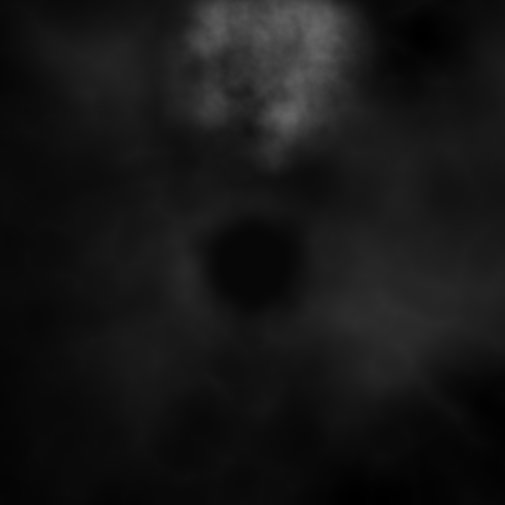
#> input picture terrain/forge_servetest.png, 1009 x 1009 px (shown at 1/2 size)
$ python classify_topdown.py ../terrain/forge_servetest.png --out-dir out
#> lines starting #> are read from the running program, lines starting #| are printed output that depends on the picture; after the words box and inside, x2 and y2 are one past the last pixel; in counts of white or black regions, pixels touching at a corner belong together; long printed decimals are rounded
# COPIED 2026-10-10 from C:/Users/Admin/Gemini2UE/scripts/classify_topdown.py (sha256 1fc59680b56abecd...). Town-from-image adapter for plan.layout "image".
# Dependencies (standing rule 5): opencv-contrib-python 5.0 (cv2.ximgproc), shapely 2.2.0, sknw 0.15, numba 0.68.0 (host Python 3.12, pip).
"""classify_topdown.py - split a painted top-down map into colour classes as 8-bit masks.

Purpose: a Gemini top-down map (terrain or town) is painted in a handful of
colours (water, grass, forest, rock, snow, roads, roofs). K-means in CIE Lab
space (OpenCV, installed on the host) clusters the pixels; each cluster becomes
one 8-bit greyscale mask PNG, resized to the target landscape size, which is
the format Epic documents for layer weightmaps (one 8-bit single-channel image
per layer at the landscape's resolution). The palette JSON records the mean
colour of every cluster and its pixel share so a reader (Claude or a person)
can NAME the clusters afterwards; this tool never guesses what a colour means.

Masks are soft: a Gaussian blur of --feather pixels on the hard cluster mask
avoids one-pixel steps at the edges. The masks of all clusters sum to 255 at
every pixel before feathering; after feathering the sum stays within a few
units, which the report measures.

Usage:
    python scripts/classify_topdown.py refs/topdown/valley_map.png --k 6 --size 1009 --out-dir data/layers/valley

Exit codes: 0 written, 2 bad input.
"""
from __future__ import annotations

import argparse
import hashlib
import json
import os
import sys

import cv2
import numpy as np

LEGAL = (505, 1009, 2017, 4033, 8129)

try:
    sys.stdout.reconfigure(encoding="utf-8", errors="replace")
except Exception:
    pass


def sha256_of(path: str) -> str:
    h = hashlib.sha256()
    with open(path, "rb") as fh:
        for chunk in iter(lambda: fh.read(1 << 20), b""):
            h.update(chunk)
    return h.hexdigest()


def main(argv=None) -> int:
    ap = argparse.ArgumentParser(description=__doc__, formatter_class=argparse.RawDescriptionHelpFormatter)
    ap.add_argument("src")
    ap.add_argument("--k", type=int, default=6)
    ap.add_argument("--size", type=int, default=1009, choices=LEGAL, help="output mask size (match the heightmap)")
    ap.add_argument("--feather", type=float, default=1.5, help="Gaussian sigma in output pixels")
    ap.add_argument("--out-dir", required=True)
    ap.add_argument("--seed", type=int, default=1)
    a = ap.parse_args(argv)

    bgr = cv2.imread(a.src, cv2.IMREAD_COLOR)
#> bgr is the input picture: shape (1009, 1009, 3); min 0, max 104, mean 22.1
    if bgr is None:
        print(f"ERROR: cannot read {a.src}")
        return 2
    h, w = bgr.shape[:2]
#> h = 1009; w = 1009
    side = min(h, w)
#> side = 1009
    top, left = (h - side) // 2, (w - side) // 2
#> top = 0; left = 0
    sq = bgr[top:top + side, left:left + side]
    work = cv2.resize(sq, (a.size, a.size), interpolation=cv2.INTER_AREA)
    lab = cv2.cvtColor(work, cv2.COLOR_BGR2LAB).reshape(-1, 3).astype(np.float32)

    cv2.setRNGSeed(a.seed)
    criteria = (cv2.TERM_CRITERIA_EPS + cv2.TERM_CRITERIA_MAX_ITER, 50, 0.5)
    _, labels, centres = cv2.kmeans(lab, a.k, None, criteria, 5, cv2.KMEANS_PP_CENTERS)
#> centres = [[7.1, 128, 128], [65.48, 128, 128], [25.32, 128, 128], [15.49, 128, 128], [38.93, 128, 128], [88.76, 128, 128]]
    labels = labels.reshape(a.size, a.size)
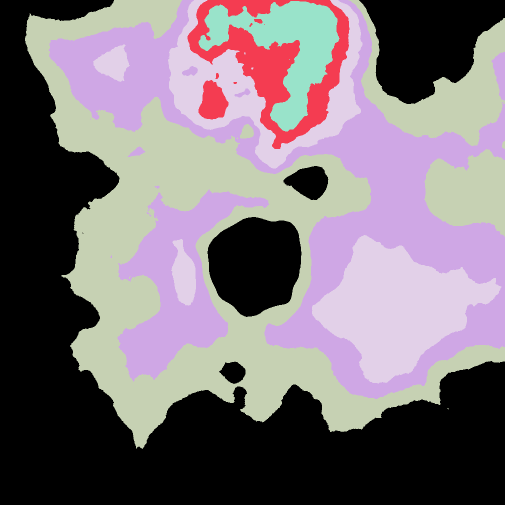
#> labels: shape (1009, 1009) int32 (shown at 1/2 size); 6 distinct labels, from 0 to 5; one colour per label, 0 black

    # order clusters by share, largest first, so names are stable across runs
    shares = np.bincount(labels.ravel(), minlength=a.k) / float(a.size * a.size)
#> shares = [0.39, 0.0327, 0.194, 0.258, 0.0976, 0.0276]
    order = np.argsort(-shares)
#> order = [0, 3, 2, 4, 1, 5]
    remap = {int(old): int(new) for new, old in enumerate(order)}
#> remap = {0: 0, 3: 1, 2: 2, 4: 3, 1: 4, 5: 5}
    labels = np.vectorize(remap.get)(labels)
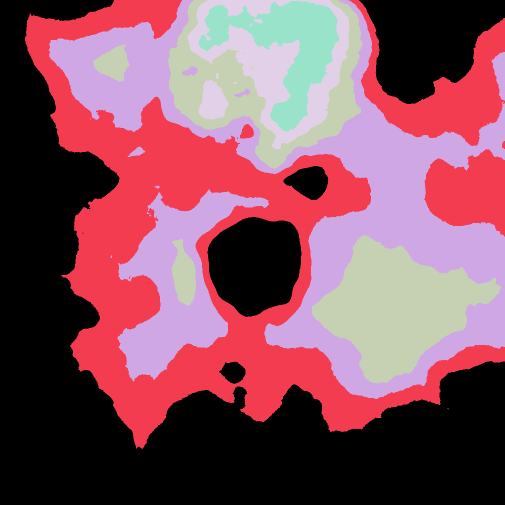
#> labels: shape (1009, 1009) int64 (shown at 1/2 size); 6 distinct labels, from 0 to 5; one colour per label, 0 black
    centres = centres[order]
#> centres = [[7.1, 128, 128], [15.49, 128, 128], [25.32, 128, 128], [38.93, 128, 128], [65.48, 128, 128], [88.76, 128, 128]]
    shares = shares[order]
#> shares = [0.39, 0.258, 0.194, 0.0976, 0.0327, 0.0276]

    os.makedirs(a.out_dir, exist_ok=True)
    stem = os.path.splitext(os.path.basename(a.src))[0]
    palette = []
    masks = []
    for c in range(a.k):
        hard = (labels == c).astype(np.float32)
        soft = cv2.GaussianBlur(hard, (0, 0), a.feather) if a.feather > 0 else hard
        masks.append(soft)
        lab_c = np.uint8([[centres[c]]])
        bgr_c = cv2.cvtColor(lab_c, cv2.COLOR_LAB2BGR)[0, 0]
        rgb_c = [int(bgr_c[2]), int(bgr_c[1]), int(bgr_c[0])]
        p = os.path.join(a.out_dir, f"{stem}_class{c:02d}.png")
        cv2.imwrite(p, np.round(np.clip(soft, 0, 1) * 255).astype(np.uint8))
        palette.append({"class": c, "mean_rgb": rgb_c, "hex": "#%02x%02x%02x" % tuple(rgb_c),
                        "share": float(shares[c]), "mask": os.path.abspath(p), "name": None,
                        "_name": "to be filled by the reader after looking at the swatch and the source image"})
#> this loop made 6 passes
#> (lab_c, rgb_c) on passes 1, 2, 3, 5, 6: ([[7, 128, 128]], [10, 10, 10]), ([[15, 128, 128]], [19, 19, 19]), ([[25, 128, 128]], [27, 27, 27]), ([[65, 128, 128]], [60, 60, 60]), ([[88, 128, 128]], [81, 81, 81])
#> (lab_c, bgr_c, rgb_c) on pass 4: ([[38, 127, 127]], [39, 38, 35], [35, 38, 39])
#> pass 1, in main, `hard = (labels == c).astype(np.float32)`:
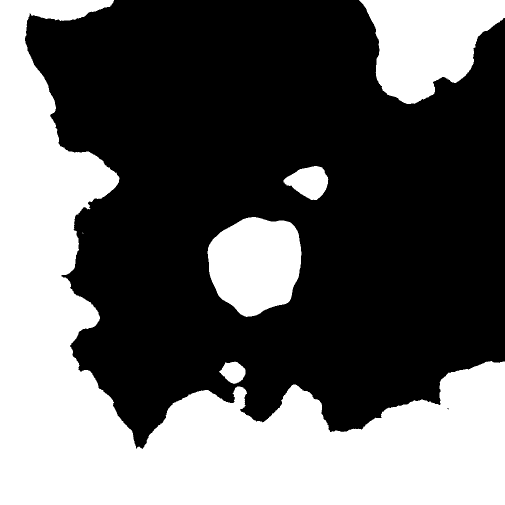
#> hard: shape (1009, 1009) float32 (shown at 1/2 size); values 0 (black) and 1 (white), 39% white; 6 white regions (1 under 20 px), largest, box (x1, y1, x2, y2) and area: (0, 0, 1009, 1009) 323254, (718, 0, 1009, 208) 39195, (415, 434, 603, 634) 28917, (567, 332, 657, 400) 3972, (438, 723, 491, 768) 1581
#> pass 2, in main, `hard = (labels == c).astype(np.float32)`:
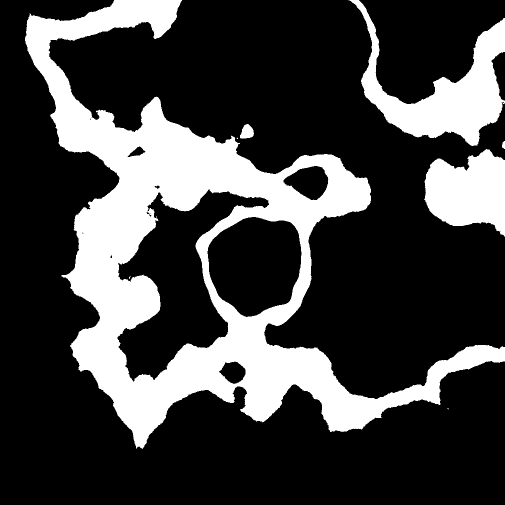
#> hard: shape (1009, 1009) float32 (shown at 1/2 size); values 0 (black) and 1 (white), 25.8% white; 10 white regions (5 under 20 px), largest, box (x1, y1, x2, y2) and area: (50, 0, 1009, 898) 211683, (697, 0, 1009, 292) 30414, (848, 298, 1009, 473) 19803, (480, 248, 508, 277) 582, (1004, 282, 1009, 298) 59
#> after the loop:
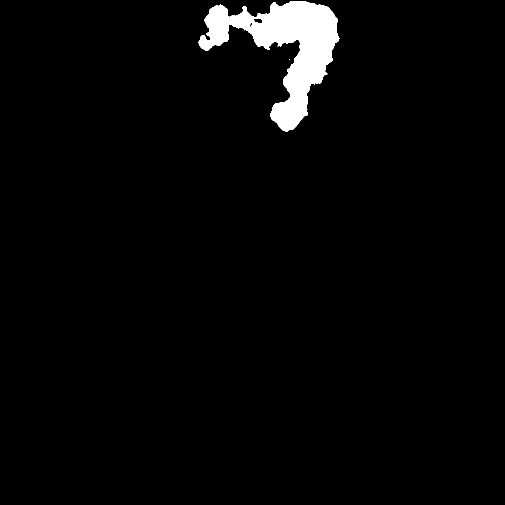
#> hard: shape (1009, 1009) float32 (shown at 1/2 size); values 0 (black) and 1 (white), 2.8% white; 2 white regions (1 under 20 px), largest, box (x1, y1, x2, y2) and area: (397, 2, 679, 263) 28105
#> after the loop, masks = 6 items; palette = 6 items

    total = np.sum(masks, axis=0)
    # a colour swatch sheet so the clusters can be named by eye
    sw = np.zeros((64, 64 * a.k, 3), np.uint8)
#> sw: shape (64, 384, 3); every value is 0
    for c in range(a.k):
        rgb = palette[c]["mean_rgb"]
        sw[:, c * 64:(c + 1) * 64] = (rgb[2], rgb[1], rgb[0])
#> this loop made 6 passes
#> rgb on passes 1 to 6: [10, 10, 10], [19, 19, 19], [27, 27, 27], [35, 38, 39], [60, 60, 60], [81, 81, 81]
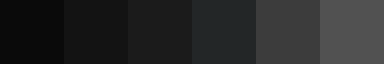
#> sw: shape (64, 384, 3); mean of channels 0, 1, 2 39.3, 39.2, 38.7; drawn as B, G, R
    swatch = os.path.join(a.out_dir, f"{stem}_swatches.png")
    cv2.imwrite(swatch, sw)
    # a labelled preview: each pixel painted with its cluster mean colour
    prev = np.zeros_like(work)
#> prev: shape (1009, 1009, 3); every value is 0
    for c in range(a.k):
        rgb = palette[c]["mean_rgb"]
        prev[labels == c] = (rgb[2], rgb[1], rgb[0])
    preview = os.path.join(a.out_dir, f"{stem}_clusters.png")
    cv2.imwrite(preview, prev)

    report = {
        "source": os.path.abspath(a.src), "source_sha256": sha256_of(a.src),
        "source_size_px": [w, h], "crop": [left, top, side, side],
        "size_px": [a.size, a.size], "k": a.k, "feather_sigma_px": a.feather,
        "mask_sum_min_max": [float(total.min()), float(total.max())],
        "palette": palette, "swatches": os.path.abspath(swatch), "clusters_preview": os.path.abspath(preview),
        "ue_note": "each mask is an 8-bit single-channel PNG at the landscape resolution, the weightmap format Epic documents; name the classes, then map names to landscape layers",
    }
    with open(os.path.join(a.out_dir, f"{stem}_classes.json"), "w", encoding="utf-8") as fh:
        json.dump(report, fh, indent=1)
    print(json.dumps({k: report[k] for k in ("size_px", "k", "mask_sum_min_max")}, indent=1))
#| {
#|  "size_px": [
#|   1009,
#|   1009
#|  ],
#|  "k": 6,
#|  "mask_sum_min_max": [
#|   1,
#|   1.000
#|  ]
#| }
    for p in palette:
        print(f"  class {p['class']:02d}  {p['hex']}  share {p['share']:.3f}")
#> this loop made 6 passes
#|   class 00  #0a0a0a  share 0.390
#|   class 01  #131313  share 0.258
#|   class 02  #1b1b1b  share 0.194
#|   class 03  #232627  share 0.098
#|   class 04  #3c3c3c  share 0.033
#|   class 05  #515151  share 0.028
    print("swatches:", swatch)
#| swatches: out/forge_servetest_swatches.png
    return 0


if __name__ == "__main__":
    sys.exit(main())
#> (the program exits here)

$ run again, on terrain/canyon.png
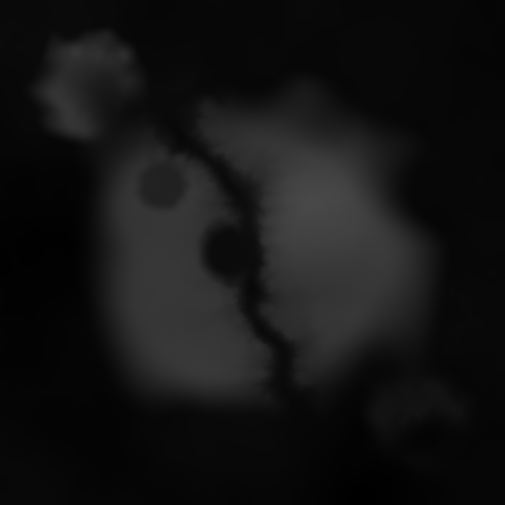
#> input picture terrain/canyon.png, 1009 x 1009 px (shown at 1/2 size)
#> in main, bgr is the input picture: shape (1009, 1009, 3); min 0, max 73, mean 19.6
#> in main, `_, labels, centres = cv2.kmeans(lab, a.k, None, criteria, 5, cv2.KMEAN..`: centres = [[4.83, 128, 128], [56.27, 128, 128], [29.07, 128, 128], [70.67, 128, 128], [14.3, 128, 128], [42.6, 128, 128]]
#> in main, `shares = np.bincount(labels.ravel(), minlength=a.k) / float(a.size * a..`: shares = [0.604, 0.127, 0.0701, 0.03, 0.0936, 0.0758]
#> order = [0, 1, 4, 5, 2, 3]
#> remap = {0: 0, 1: 1, 4: 2, 5: 3, 2: 4, 3: 5}
#> in main, `centres = centres[order]`: centres = [[4.83, 128, 128], [56.27, 128, 128], [14.3, 128, 128], [42.6, 128, 128], [29.07, 128, 128], [70.67, 128, 128]]
#> in main, `shares = shares[order]`: shares = [0.604, 0.127, 0.0936, 0.0758, 0.0701, 0.03]
#> the loop in main, `for c in range(a.k):` made 6 passes
#> (lab_c, rgb_c) on passes 1, 3, 4, 5, 6: ([[4, 128, 128]], [6, 6, 6]), ([[14, 128, 128]], [18, 18, 18]), ([[42, 128, 128]], [41, 41, 41]), ([[29, 128, 128]], [30, 30, 30]), ([[70, 128, 128]], [65, 65, 65])
#> pass 1, in main, `hard = (labels == c).astype(np.float32)`:
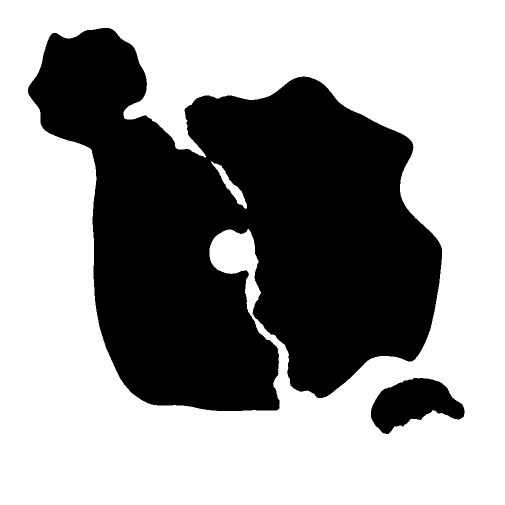
#> hard: shape (1009, 1009) float32 (shown at 1/2 size); values 0 (black) and 1 (white), 60.4% white; 2 black regions, box (x1, y1, x2, y2) and area: (56, 56, 884, 822) 390804, (742, 756, 929, 868) 12535
#> after the loop in main, `for c in range(a.k):`: masks = 6 items
#> the loop in main, `for c in range(a.k):` made 6 passes
#> rgb on passes 1 to 6: [6, 6, 6], [53, 52, 52], [18, 18, 18], [41, 41, 41], [30, 30, 30], [65, 65, 65]
#> after the loop in main, `for c in range(a.k):`:
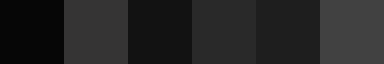
#> sw: shape (64, 384, 3); mean of channels 0, 1, 2 35.3, 35.3, 35.5; drawn as B, G, R
#| {
#|  "size_px": [
#|   1009,
#|   1009
#|  ],
#|  "k": 6,
#> (further printed lines are left out)
#> the loop in main, `for p in palette:` made 6 passes
#|   class 00  #060606  share 0.604
#|   class 01  #353434  share 0.127
#|   class 02  #121212  share 0.094
#|   class 03  #292929  share 0.076
#|   class 04  #1e1e1e  share 0.070
#> (further printed lines are left out)
#| swatches: out/canyon_swatches.png

$ run again, on terrain/canyon_deposition.png
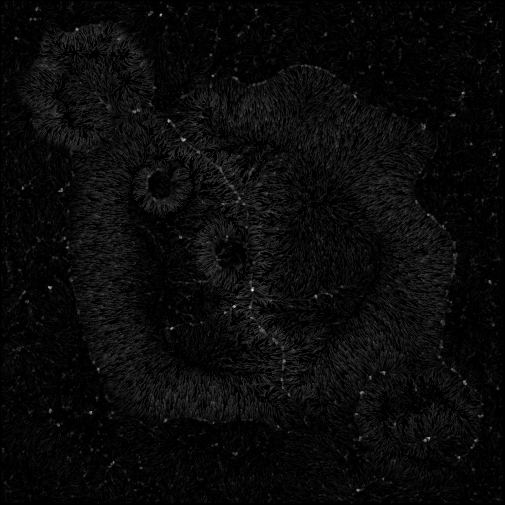
#> input picture terrain/canyon_deposition.png, 1009 x 1009 px (shown at 1/2 size)
#> in main, bgr is the input picture: shape (1009, 1009, 3); min 0, max 255, mean 9.8
#> in main, `_, labels, centres = cv2.kmeans(lab, a.k, None, criteria, 5, cv2.KMEAN..`: centres = [[0.59, 128, 128], [45.43, 128, 128], [15.67, 128, 128], [92.37, 128, 128], [7.32, 128, 128], [28.8, 128, 128]]
#> in main, `shares = np.bincount(labels.ravel(), minlength=a.k) / float(a.size * a..`: shares = [0.548, 0.0485, 0.104, 0.00357, 0.204, 0.092]
#> order = [0, 4, 2, 5, 1, 3]
#> remap = {0: 0, 4: 1, 2: 2, 5: 3, 1: 4, 3: 5}
#> in main, `centres = centres[order]`: centres = [[0.59, 128, 128], [7.32, 128, 128], [15.67, 128, 128], [28.8, 128, 128], [45.43, 128, 128], [92.37, 128, 128]]
#> in main, `shares = shares[order]`: shares = [0.548, 0.204, 0.104, 0.092, 0.0485, 0.00357]
#> the loop in main, `for c in range(a.k):` made 6 passes
#> (lab_c, rgb_c) on passes 1, 2, 3, 5, 6: ([[0, 128, 128]], [0, 0, 0]), ([[7, 128, 128]], [10, 10, 10]), ([[15, 128, 128]], [19, 19, 19]), ([[45, 128, 128]], [43, 43, 43]), ([[92, 128, 128]], [85, 85, 85])
#> pass 1, in main, `soft = cv2.GaussianBlur(hard, (0, 0), a.feather) if a.feather > 0 else..`:
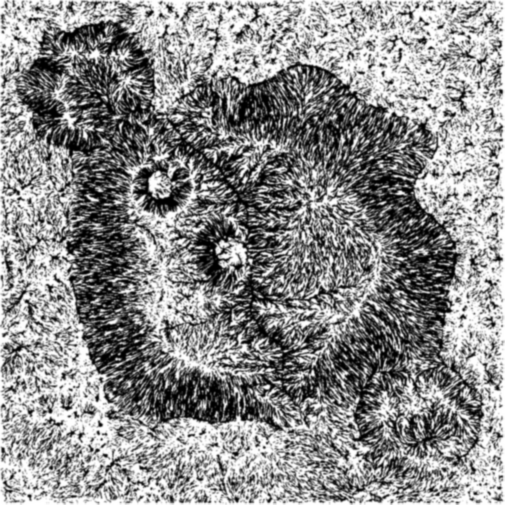
#> soft: shape (1009, 1009) float32 (shown at 1/2 size); min 0, max 1, mean 0.547
#> after the loop in main, `for c in range(a.k):`:
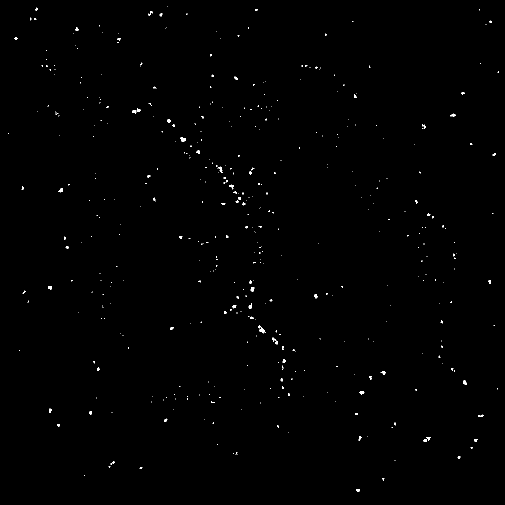
#> hard: shape (1009, 1009) float32 (shown at 1/2 size); values 0 (black) and 1 (white), 0.36% white; 436 white regions (371 under 20 px), largest, box (x1, y1, x2, y2) and area: (519, 655, 530, 667) 70, (361, 275, 372, 283) 63, (544, 675, 556, 689) 59
#> after the loop in main, `for c in range(a.k):`: masks = 6 items
#> the loop in main, `for c in range(a.k):` made 6 passes
#> rgb on passes 1 to 6: [0, 0, 0], [10, 10, 10], [19, 19, 19], [30, 29, 29], [43, 43, 43], [85, 85, 85]
#| {
#|  "size_px": [
#|   1009,
#|   1009
#|  ],
#|  "k": 6,
#> (further printed lines are left out)
#> the loop in main, `for p in palette:` made 6 passes
#|   class 00  #000000  share 0.548
#|   class 01  #0a0a0a  share 0.204
#|   class 02  #131313  share 0.104
#|   class 03  #1e1d1d  share 0.092
#|   class 04  #2b2b2b  share 0.049
#> (further printed lines are left out)
#| swatches: out/canyon_deposition_swatches.png
